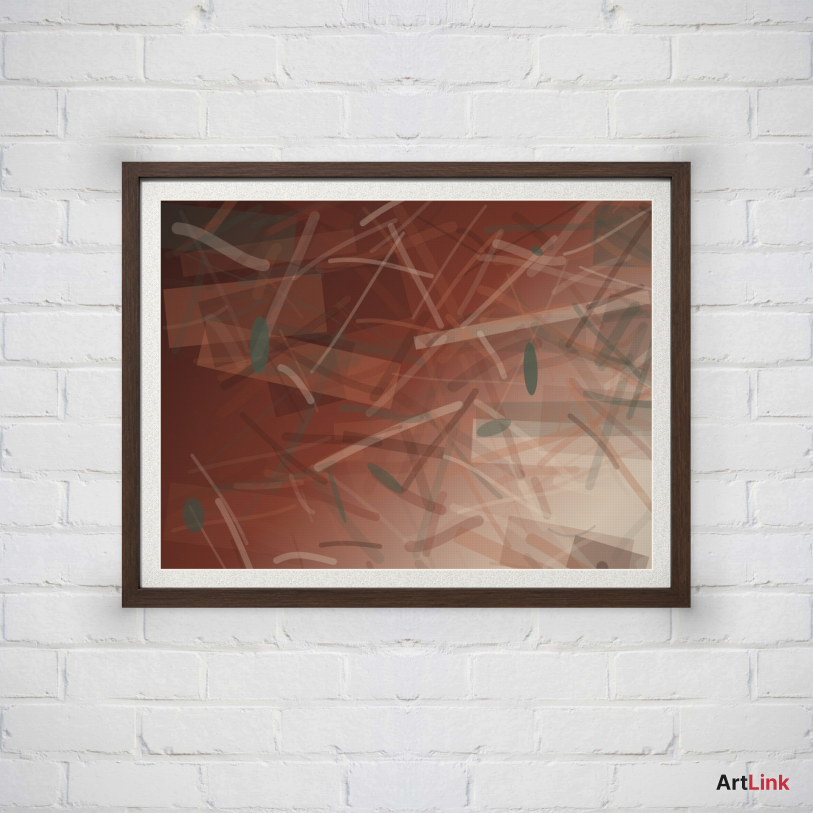
#> input picture scratchpad/vt/renders_off/t05.png, 1625 x 1625 px, given in place of frameit_reference.png, which was not available (shown at 1/2 size)
$ python presence.py renders_off/t05.png
#> lines starting #> are read from the running program, lines starting #| are printed output that depends on the picture; pictures that were not available may be replaced by others from this repository, and a replacement may not be noted
### scratchpad/vt/golden.py
#!/usr/bin/env python3
"""FrameIt 골든 레퍼런스 — 손으로 확정한 기하 + 같은 코드로 잰 지표.

**왜 손으로 넣나**: 벽이 벽돌·나무·잎그림자로 제각각이라 자동 검출이 절반은 틀렸고,
특히 **투영 그림자가 조각으로 잡혀** 경계가 십수 px 밀렸다(case_00 오른쪽 16px 실측).
틀린 좌표로 잰 숫자는 없느니만 못하다. 10장뿐이라 손으로 확정하는 게 정확하고 빠르다.

좌표 근거는 각 변의 단면 프로파일을 직접 읽은 것이다(예: case_00 왼쪽 중앙 스캔에서
벽 218 → 살 x338..353 → 어두운 리베이트 x354..373 → 작품 x374부터).

gap = 조각 바깥경계에서 작품까지(살 + 리베이트), rail = 살만.
"""
import json

# case_02(흰 플로터·나무벽)는 조각 경계를 확정하지 못해 제외한다 — 애매한 좌표로 만든
# 목표값은 나중에 우리를 엉뚱한 데로 끌고 간다. case_03/04/07 도 같은 이유(겹침·2점·원형).
GOLD = {
    'case_00': {'rect': [338, 363, 741, 1005], 'gap': 36, 'rail': 16, 'note': '오크 · 흰 석고벽'},
    'case_01': {'rect': [272, 406, 810, 945], 'gap': 29, 'rail': 16, 'note': '금장 · 슬레이트'},
    'case_05': {'rect': [384, 524, 759, 872], 'gap': 26, 'rail': 12, 'note': '오크 플로터 · 흰 벽돌'},
    'case_06': {'rect': [377, 545, 744, 827], 'gap': 21, 'rail': 8, 'note': '오크 플로터 · 회벽'},
    'case_09': {'rect': [412, 544, 668, 799], 'gap': 40, 'rail': 20, 'note': '화이트 · 콘크리트'},
}


def art_of(g):
    x0, y0, x1, y1 = g['rect']
    k = g['gap']
    return [x0 + k, y0 + k, x1 - k, y1 - k]


# [27 lines that do not run on import are left out]

### scratchpad/vt/presence.py
#!/usr/bin/env python3
"""3차 라운드 지표 — '고급 제품 사진'인가, '벽에 합성한 AI 이미지'인가.

사용자 지적(2026-08-30 밤):
  A. 벽 텍스처가 너무 세서 **액자보다 벽이 먼저 보인다**
  B. 액자가 너무 작다 (화면의 40~50% 를 차지해야 한다)
  G. 액자와 벽의 색온도·대비가 안 맞아 '붙여넣은 티'가 난다

앞선 두 라운드(액자 프로파일·매트·틈)는 **조각 안쪽**만 쟀다. 이번엔 **조각과 배경의
관계**를 잰다 — 같은 그림이라도 벽이 시끄러우면 싸구려 목업이 된다.

⚠️ **고주파는 반드시 같은 축척으로 잴 것.** 이미지 크기가 다르면 픽셀 기준 band-pass
   가 서로 다른 물리적 크기를 재게 된다. 그래서 모든 측정 전에 **긴 변 1200px 로 정규화**
   한다. 안 하면 2600px 벽 렌더와 1024px 골든을 비교할 수 없다.

⚠️ **벽 표본에서 그림자를 빼야 한다.** 조각 둘레는 우리가 만든 그림자라 벽이 아니다.
   조각 바깥으로 조각 크기의 12% 를 띄우고 나서 읽는다.

    python presence.py            # 골든 + 우리 렌더
    python presence.py --save NAME / --vs NAME
"""
import json
import os
import sys

import numpy as np
from PIL import Image
from scipy import ndimage

HERE = os.path.dirname(os.path.abspath(__file__))
NORM = 1200.0          # 긴 변을 여기에 맞춰 재기 (축척 통일)

# ── 골든: FrameIt / FrameIt Pro 결과물 ────────────────────────────────────────
# rect 는 기존 golden.py·mat.py 에서 이미 손으로 확정한 좌표를 그대로 쓴다.
import golden as G  # noqa: E402

GOLDEN_EXTRA = {
    'pro_sampleframe': {'path': '/home/jho4255/ArtLink/sampleframe.png',
                        'rect': [272, 72, 886, 784], 'art': [404, 183, 760, 675]},
    'pro_sample2': {'path': '/home/jho4255/ArtLink/sample2.png'},
    'pro_sample3': {'path': '/home/jho4255/ArtLink/sample3.png'},
    'pro_sample4': {'path': '/home/jho4255/ArtLink/sample4.png'},
}

LIMITS = {
    'piece_pct': ('range', (26.0, 58.0), '조각이 화면에서 차지하는 면적 %. 골든에서 실측'),
    # ⚠️ **하한도 필요하다**(브리핑 9항 — "frame 만 선명하고 background 만 부드러워지는
    #    문제"). 그 실패 모드는 '액자 대비가 세다'가 아니라 **'벽을 뭉갰다'** 이므로
    #    con_ratio 상한이 아니라 벽 자체의 하한으로 잡는다(액자가 대비가 센 건 죄가 아니다).
    #    골든 최저가 2.86 이다 — 그 아래면 배경이 정보 없는 면이 된다.
    'wall_hf': ('range', (2.5, 4.5), '벽의 고주파 결(std, 1200px). 골든 2.9~12.6'),
    'hf_ratio': ('>=', 1.30, '조각 디테일 ÷ 벽 디테일. 1 이하면 벽이 더 눈에 띈다'),
    'con_ratio': ('>=', 1.05, '조각 국부대비 ÷ 벽 국부대비. 액자가 배경보다 우세해야'),
    'temp_dl': ('<=', 40.0, '살 ↔ 벽 색상(ab) 거리. 크면 색온도가 따로 논다'),
    'sat_rail': ('<=', 40.0, '살의 채도 폭(max-min). 골든 7~36. 크면 플라스틱 나무'),
    'rail_pct': ('>=', 8.0, '살 밝기가 길이 방향으로 변하는 폭 %. 골든 8.5~104(중앙 12.9)'),
    'rail_cv': ('<=', 0.06, '네 살 폭의 변동계수. 기하 왜곡 감시'),
}


def lum(a):
    return a[..., 0] * .2126 + a[..., 1] * .7152 + a[..., 2] * .0722


def to_lab_ab(rgb):
    """대충의 지각 색도(ab) — 색온도 비교용이라 정확한 CIELAB 까진 필요 없다."""
    r, g, b = rgb[..., 0], rgb[..., 1], rgb[..., 2]
    return np.stack([(r - g), ((r + g) / 2 - b)], -1)


def load_norm(path):
    im = Image.open(path).convert('RGB')
    k = NORM / max(im.size)
#> k = 0.738
    if k < 1:
        im = im.resize((max(1, int(im.width * k)), max(1, int(im.height * k))), Image.LANCZOS)
#> im: PIL image 1200x1200 RGB
    else:
        k = 1.0
    return np.asarray(im).astype(float), k


def hf(L, mask):
    """대역통과 결(std). 2~8px 대역 — 벽돌 줄눈·나뭇결이 여기 산다."""
    if mask.sum() < 400:
        return 0.0
    band = ndimage.gaussian_filter(L, 1.0) - ndimage.gaussian_filter(L, 4.0)
    return float(band[mask].std())


def local_con(L, mask):
    """국부 RMS 대비 — 반경 12px 평균 대비 편차."""
    if mask.sum() < 400:
        return 0.0
    d = L - ndimage.uniform_filter(L, 25)
    return float(np.sqrt((d[mask] ** 2).mean()))


def measure(path, rect=None, art=None, front=None, rail_px=None):
    A, k = load_norm(path)
#> k = 0.738
    L = lum(A)
#> in lum, `return a[..., 0] * .2126 + a[..., 1] * .7152 + a[..., 2] * .0722`:
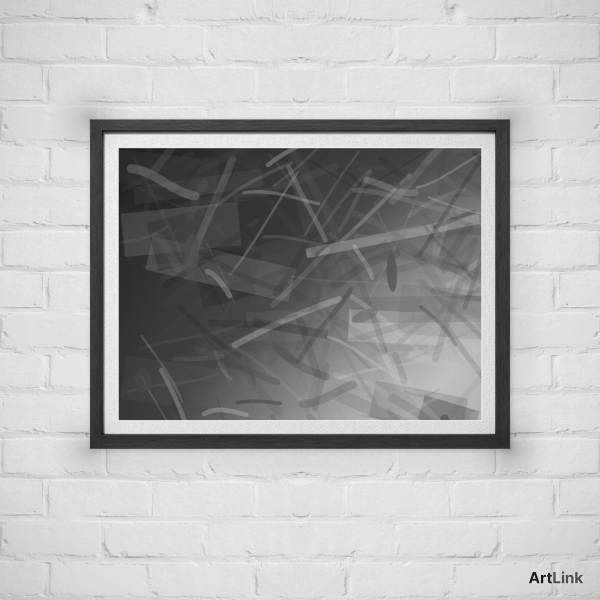
#> returned value: shape (1200, 1200) float64 (shown at 1/2 size); min 0, max 251.6, mean 176.9
    h, w = L.shape
#> h = 1200; w = 1200
    out = {'canvas': [w, h]}
#> out = {'canvas': [1200, 1200]}
    if rect is None:
        return out
    x0, y0, x1, y1 = [int(round(v * k)) for v in rect]
#> x0 = 250; y0 = 268; x1 = 547; y1 = 742
    pw, ph = x1 - x0, y1 - y0
#> pw = 297; ph = 474
    out['piece_pct'] = round(pw * ph / (w * h) * 100, 1)

    piece = np.zeros_like(L, bool)
    piece[max(0, y0):y1, max(0, x0):x1] = True
    # 벽 = 조각 바깥 + 그림자 여유(조각 크기의 12%)
    m = int(max(pw, ph) * .12)
#> m = 56
    near = np.zeros_like(L, bool)
    near[max(0, y0 - m):y1 + m, max(0, x0 - m):x1 + m] = True
    wall = ~near
    # 가장자리 8px 은 비네팅·크롭 영향이 있어 뺀다
    edge = np.zeros_like(L, bool)
    edge[8:-8, 8:-8] = True
    wall &= edge
    # ⚠️ **우리 워터마크를 벽으로 세지 말 것.** 우하단 'ArtLink' 는 획 굵기가 딱 2~8px 대역이라
    #    대비 100 이 넘는 글자가 표본에 섞인다. 흰 벽돌(원본 결 3.22)이 5.29 로 측정된 원인이
    #    이것이었다 — 벽이 시끄러운 게 아니라 글자를 벽으로 세고 있었다.
    wall[int(h * .90):, int(w * .82):] = False

    out['wall_lum'] = round(float(L[wall].mean()), 1) if wall.sum() else 0
    out['wall_hf'] = round(hf(L, wall), 2)
#> in hf, `band = ndimage.gaussian_filter(L, 1.0) - ndimage.gaussian_filter(L, 4.0)`:
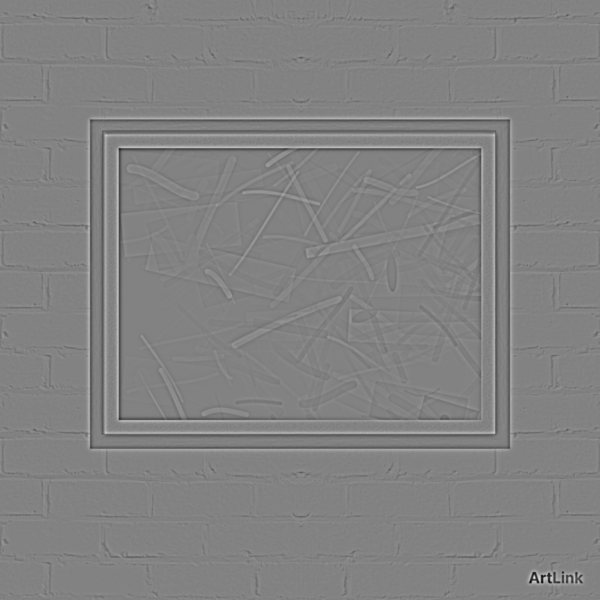
#> band: shape (1200, 1200) float64 (shown at 1/2 size); min -115.9, max 110.9, mean 0; drawn with min black and max white
    out['wall_range'] = round(float(np.percentile(ndimage.gaussian_filter(L, 12)[wall], 90)
                                    - np.percentile(ndimage.gaussian_filter(L, 12)[wall], 10)), 1) \
        if wall.sum() else 0

    if art is not None:
        ax0, ay0, ax1, ay1 = [int(round(v * k)) for v in art]
#> ax0 = 276; ay0 = 295; ax1 = 521; ay1 = 716
        rail = piece.copy()
        rail[max(0, ay0):ay1, max(0, ax0):ax1] = False       # 액자 살 + 매트만
        out['piece_hf'] = round(hf(L, rail), 2)
        out['piece_con'] = round(local_con(L, rail), 2)
#> in local_con, `d = L - ndimage.uniform_filter(L, 25)`:
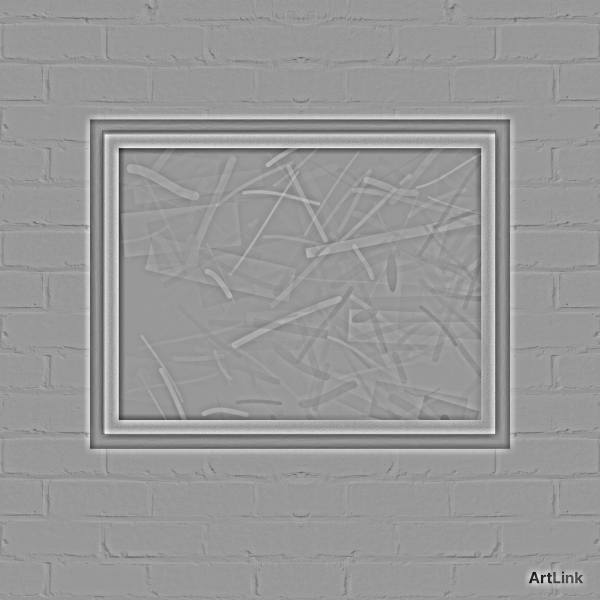
#> d: shape (1200, 1200) float64 (shown at 1/2 size); min -171.1, max 115.2, mean 0; drawn with min black and max white
        out['piece_lum'] = round(float(L[rail].mean()), 1) if rail.sum() else 0
        # ⚠️ **색온도는 '살'만 봐야 한다.** piece−art 는 매트까지 포함하는데 매트는 거의
        #    흰 종이라, 넓은 매트가 있으면 살 색이 통째로 희석돼 검은 액자가 밝은 회색으로
        #    측정된다(t03 실측 rail RGB 153,151,146 — 실제 살은 검정).
        rb = rail.copy()
        if rail_px and rail_px > 1:
            q = int(round(rail_px * k))
            rb[:] = False
            rb[max(0, y0):y1, max(0, x0):x1] = True
            rb[y0 + q:y1 - q, x0 + q:x1 - q] = False
            rb &= rail
        ab = to_lab_ab(A)
#> in to_lab_ab, `r, g, b = rgb[..., 0], rgb[..., 1], rgb[..., 2]`:
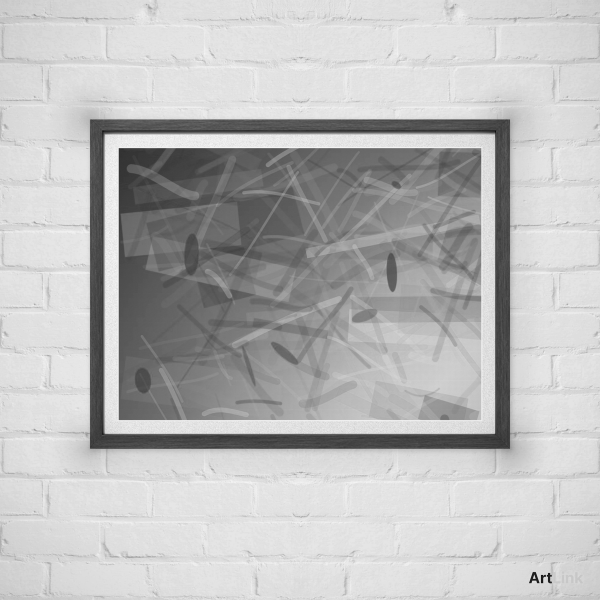
#> r: shape (1200, 1200) float64 (shown at 1/2 size); min 0, max 252, mean 187.3
#> in to_lab_ab, `r, g, b = rgb[..., 0], rgb[..., 1], rgb[..., 2]`:
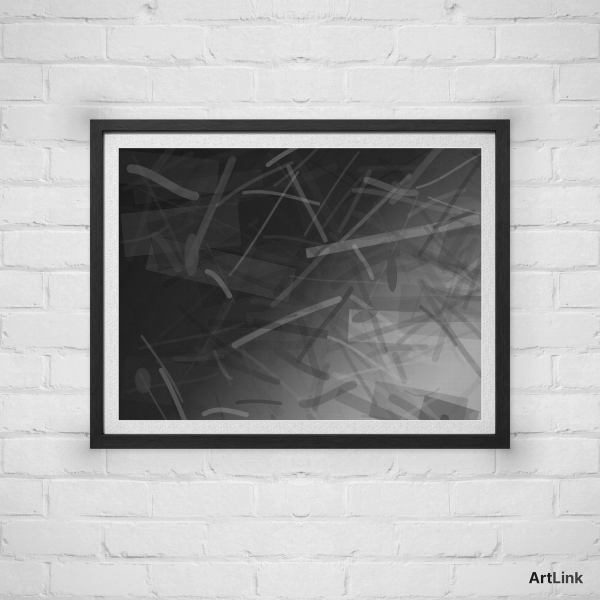
#> b: shape (1200, 1200) float64 (shown at 1/2 size); min 0, max 250, mean 170
        if rb.sum() > 200 and wall.sum():
            out['temp_dl'] = round(float(np.hypot(*(ab[rb].mean(0) - ab[wall].mean(0)))), 1)
            c = A[rb].mean(0)
#> c = [132.3, 95.13, 84.93]
            out['sat_rail'] = round(float(c.max() - c.min()), 1)
            out['rail_rel'] = round(float(lum(A[rb]).mean() / max(1, L[wall].mean())), 2)
        # ⚠️ **살이 길이 방향으로 균일하면 그건 인쇄한 띠다** (2026-08-30 5차).
        #    골든 윗살을 9곳에서 재면 8.5~104% 흔들리는데(중앙 12.9) 우리는 **3%** 였다.
        #    광원 기울기 + 마이터 코너 폐색이 만드는 변화다. 절대 레벨이 아니라 **비율**로
        #    본다 — 검은 살은 같은 비율로 변조해도 절대 낙차가 절반이다.
        if rail_px and rail_px > 2:
            q = max(2, int(round(rail_px * k)))
            ra, rb2 = y0 + max(2, int(q * .25)), y0 + max(4, int(q * .70))
            xs = np.linspace(x0 + q * 1.4, x1 - q * 1.4, 9)
            if rb2 > ra and xs[-1] - xs[0] > 20:
                d = max(4, int((x1 - x0) * .02))
                vv = [float(np.median(L[ra:rb2, int(x) - d:int(x) + d])) for x in xs]
                mu2 = float(np.mean(vv))
                if mu2 > 1:
                    out['rail_pct'] = round((max(vv) - min(vv)) / mu2 * 100, 1)
        # 살 폭 대칭 — **앞면** 기준(실루엣은 두께 때문에 늘 비뚤어져 나온다)
        f = [int(round(v * k)) for v in (front if front else rect)]
#> f = [250, 268, 547, 742]
        rails = [ax0 - f[0], f[2] - ax1, ay0 - f[1], f[3] - ay1]
#> rails = [26, 26, 27, 26]
        mu = np.mean(rails)
#> mu = 26.25
        out['rail_cv'] = round(float(np.std(rails) / mu), 3) if mu > 0 else 0
    else:
        out['piece_hf'] = round(hf(L, piece), 2)
        out['piece_con'] = round(local_con(L, piece), 2)
        out['piece_lum'] = round(float(L[piece].mean()), 1)
    out['wall_con'] = round(local_con(L, wall), 2)
    out['hf_ratio'] = round(out['piece_hf'] / max(.01, out['wall_hf']), 2)
    out['con_ratio'] = round(out['piece_con'] / max(.01, out['wall_con']), 2)
    return out


def ok(n, v, g=None):
    if n not in LIMITS:
        return True
    kind, lim = LIMITS[n][0], LIMITS[n][1]
    if kind == 'range':
        return lim[0] <= v <= lim[1]
    return v >= lim if kind == '>=' else v <= lim


COLS = ['piece_pct', 'wall_hf', 'hf_ratio', 'con_ratio',
        'sat_rail', 'rail_pct', 'temp_dl', 'rail_cv']


def row(name, v, bad=()):
    cells = []
    for c in COLS:
        s = f'{v[c]:.2f}' if c in v else '-'
        cells.append(f'{("!" + s) if c in bad else s:>9s}')
    return f'{name:30s} ' + ' '.join(cells)


def main():
    print(f'{"":30s} ' + ' '.join(f'{c:>9s}' for c in COLS))
    gold = {}
    for k, g in sorted(G.GOLD.items()):
        v = measure(f'{HERE}/cases/{k}/frameit_reference.png', g['rect'], G.art_of(g))
#> v = 15 items
        gold['fi_' + k] = v
        print(row('■ 골든 ' + k, v))
#> the loop in row, `for c in COLS:` made 8 passes
#> s on passes 1 to 8: '9.80', '7.52', '1.34', '1.39', '47.40', '-', '35.50', '0.02'
#> after the loop in row, `for c in COLS:`: cells = ['     9.80', '     7.52', '     1.34', '     1.39', '    47.40', '        -', '    35.50', '     0.02']
#| ■ 골든 case_00                        9.80      7.52      1.34      1.39     47.40         -     35.50      0.02
#> pass 2 of the loop in main, `for k, g in sorted(G.GOLD.items()):`:
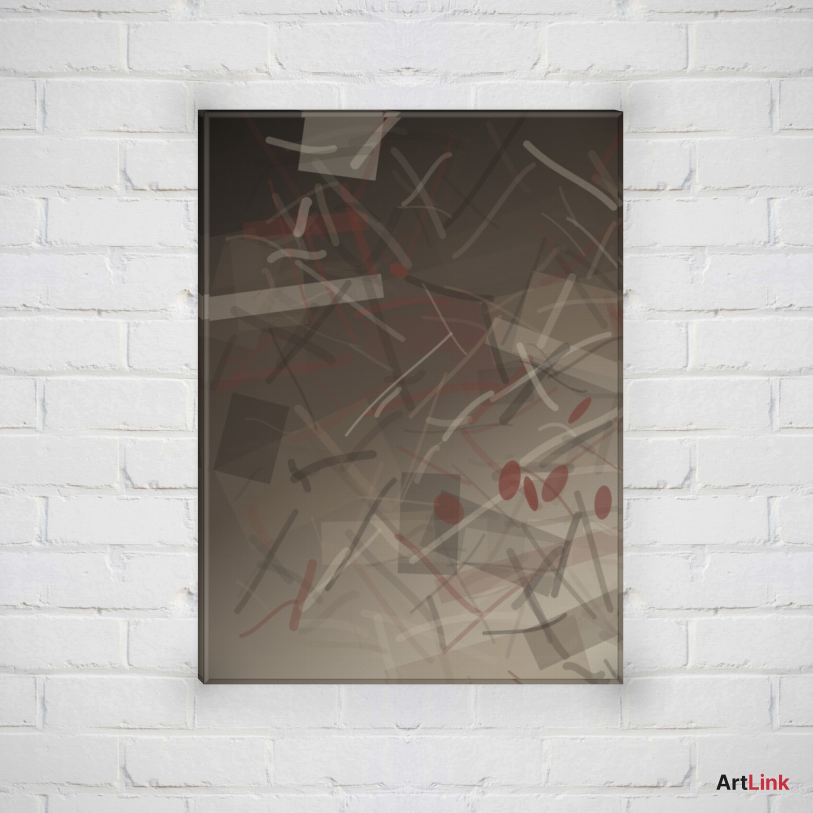
#> input picture scratchpad/vt/renders_off/t07.png, 1625 x 1625 px, given in place of frameit_reference.png, which was not available (shown at 1/2 size)
#> in hf (call 3), `band = ndimage.gaussian_filter(L, 1.0) - ndimage.gaussian_filter(L, 4.0)`:
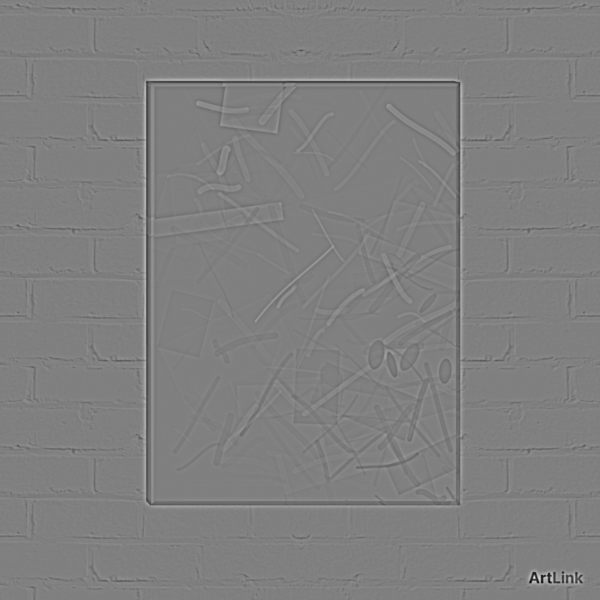
#> band: shape (1200, 1200) float64 (shown at 1/2 size); min -110.5, max 109.7, mean 0; drawn with min black and max white
#> in to_lab_ab (call 2), `r, g, b = rgb[..., 0], rgb[..., 1], rgb[..., 2]`:
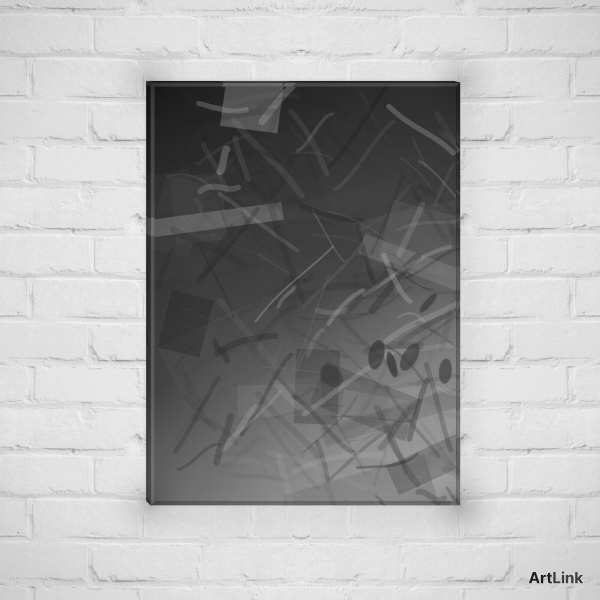
#> b: shape (1200, 1200) float64 (shown at 1/2 size); min 0, max 249, mean 169.3
#> the loop in row (call 2), `for c in COLS:` made 8 passes
#> s on passes 1 to 8: '11.00', '5.70', '1.00', '1.04', '13.00', '-', '5.20', '0.02'
#| ■ 골든 case_01                       11.00      5.70      1.00      1.04     13.00         -      5.20      0.02
    for k, g in GOLDEN_EXTRA.items():
        if not os.path.exists(g['path']) or 'rect' not in g:
            continue
        v = measure(g['path'], g['rect'], g.get('art'))
        gold[k] = v
        print(row('■ 골든 ' + k, v))
    print()
    for c in COLS:
        vs = [x[c] for x in gold.values() if c in x]
        if vs:
            print(f'  골든 {c:11s} min={min(vs):7.2f}  median={np.median(vs):7.2f}  max={max(vs):7.2f}')

    geo_p = f'{HERE}/renders/geometry.json'
    if not os.path.exists(geo_p):
        return 0
    geo = json.load(open(geo_p))
    print()
    rows, nfail = {}, 0
    for cid, g in geo.items():
        p = f'{HERE}/renders/{cid}.png'
        if not os.path.exists(p):
            continue
        v = measure(p, g['rect'], g['art'], g.get('front'), g.get('railPx'))
        rows[cid] = v
        bad = [c for c in COLS if c in v and not ok(c, v[c], g)]
        nfail += bool(bad)
        print(row(f'{cid} {g["frame"]}', v, bad) + ('   FAIL' if bad else '   pass'))
    print()
    for m, (kind, lim, why) in LIMITS.items():
        n = sum(1 for cid, v in rows.items() if ok(m, v.get(m, 0), geo.get(cid)))
        s = str(lim) if kind == 'range' else kind + str(lim)
        print(f'  {m:10s} {s:>14s}  {n}/{len(rows)} 통과   {why}')
    print(f'\n케이스 {len(rows)} 중 {len(rows) - nfail} 통과')

    os.makedirs(f'{HERE}/reports', exist_ok=True)
    cur = {'golden': gold, 'ours': rows}
    if '--save' in sys.argv:
        n = sys.argv[sys.argv.index('--save') + 1]
        json.dump(cur, open(f'{HERE}/reports/presence_{n}.json', 'w'), indent=1)
        print(f'저장 → reports/presence_{n}.json')
    if '--vs' in sys.argv:
        n = sys.argv[sys.argv.index('--vs') + 1]
        old = json.load(open(f'{HERE}/reports/presence_{n}.json'))['ours']
        print(f'\n=== {n} 대비 ===')
        for cid, v in rows.items():
            if cid not in old:
                continue
            d = [f'{c} {old[cid][c]:.2f}→{v[c]:.2f}' for c in COLS
                 if c in v and c in old[cid] and abs(v[c] - old[cid][c]) > max(.05, abs(old[cid][c]) * .04)]
            if d:
                print(f'  {cid:5s} ' + '  '.join(d))
    json.dump(cur, open(f'{HERE}/reports/presence_last.json', 'w'), indent=1)
    return 1 if nfail else 0


if __name__ == '__main__':
#> (the run stopped early here; a loop or call above may not have finished)
